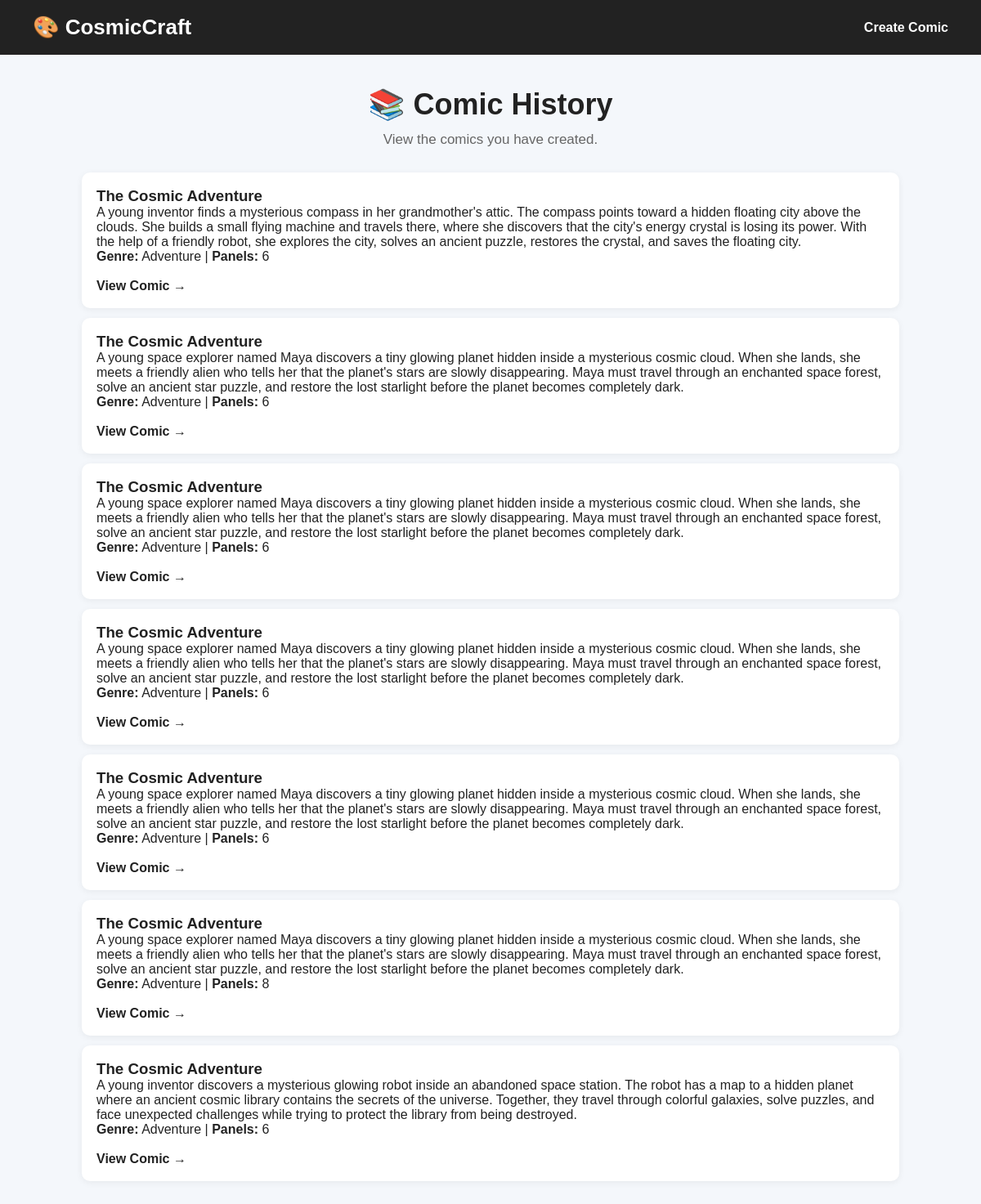
The app's page /history with its own data.
### app/models.py (models this page shows)
class Story(Base):
    __tablename__ = "stories"
    id: Mapped[int] = mapped_column(Integer, primary_key=True, index=True)
    title: Mapped[str] = mapped_column(String(200))
    prompt: Mapped[str] = mapped_column(Text)
    genre: Mapped[str] = mapped_column(String(50))
    tone: Mapped[str] = mapped_column(String(50))
    language: Mapped[str] = mapped_column(String(50))
    panel_count: Mapped[int] = mapped_column(Integer)
    final_image: Mapped[str | None] = mapped_column(String(500), nullable=True)
    created_at: Mapped[datetime] = mapped_column(
        DateTime, default=datetime.utcnow
    )
    panels: Mapped[list["Panel"]] = relationship(
        back_populates="story",
        cascade="all, delete-orphan",
    )

### app/main.py (the view)
@app.get("/history", response_class=HTMLResponse)
def history(
    request: Request,
    db: Session = Depends(get_db)
):
    stories = (
        db.query(Story)
        .order_by(Story.created_at.desc())
        .all()
    )
    return templates.TemplateResponse(
        request=request,
        name="history.html",
        context={
            "stories": stories
        }
    )

### templates/history.html (shortened to what this page needs)
<!DOCTYPE html>
<html lang="en">
<head>
    <link
        rel="stylesheet"
        href="{{ url_for('static', path='css/style.css') }}"
    >
</head>
<body>
<header class="navbar">
    <h1>🎨 CosmicCraft</h1>
    <a href="/">Create Comic</a>
</header>
<main class="container">
    <section class="hero">
        <h2>📚 Comic History</h2>
        <p>
            View the comics you have created.
        </p>
    </section>
    {% if stories %}
    <ul class="story-list">
        {% for story in stories %}
        <li>
            <h3>
                {{ story.title }}
            </h3>
            <p>
                {{ story.prompt }}
            </p>
            <p>
                <strong>Genre:</strong>
                {{ story.genre }}
                |
                <strong>Panels:</strong>
                {{ story.panel_count }}
            </p>
            <br>
            <a href="/story/{{ story.id }}">
                View Comic →
            </a>
        </li>
        {% endfor %}
    </ul>
    {% endif %}
</main>
</body>
</html>

### static/css/style.css (style rules this page uses)
* { box-sizing: border-box; margin: 0; padding: 0; }
body { font-family: Arial, sans-serif; background: #f4f7fb; color: #222; min-height: 100vh; }
.navbar { background: #222; color: white; padding: 18px 40px; display: flex; justify-content: space-between; align-items: center; }
.navbar h1 { font-size: 26px; }
.navbar a { color: white; text-decoration: none; font-weight: bold; }
.container { width: 90%; max-width: 1000px; margin: 40px auto; }
.hero { text-align: center; margin-bottom: 30px; }
.hero h2 { font-size: 36px; margin-bottom: 12px; }
.hero p { color: #666; font-size: 17px; }
.story-list { list-style: none; }
.story-list li { background: white; margin-bottom: 12px; padding: 18px; border-radius: 10px; box-shadow: 0 2px 8px rgba(0, 0, 0, 0.06); }
.story-list a { color: #222; text-decoration: none; font-weight: bold; }

### records on screen
Story: title "The Cosmic Adventure", prompt "A young inventor finds a mysterious compass in her grandmother's attic. The compass points toward a hidden floating city above the clouds. She builds a small flying machine and travels there, where she discovers that the city's energy crystal is losing its power. With the help of a friendly robot, she explores the city, solves an ancient puzzle, restores the crystal, and saves the floating city.", genre "Adventure", panel_count "6"
Story: title "The Cosmic Adventure", prompt "A young space explorer named Maya discovers a tiny glowing planet hidden inside a mysterious cosmic cloud. When she lands, she meets a friendly alien who tells her that the planet's stars are slowly disappearing. Maya must travel through an enchanted space forest, solve an ancient star puzzle, and restore the lost starlight before the planet becomes completely dark.", genre "Adventure", panel_count "6"
Story: title "The Cosmic Adventure", prompt "A young space explorer named Maya discovers a tiny glowing planet hidden inside a mysterious cosmic cloud. When she lands, she meets a friendly alien who tells her that the planet's stars are slowly disappearing. Maya must travel through an enchanted space forest, solve an ancient star puzzle, and restore the lost starlight before the planet becomes completely dark.", genre "Adventure", panel_count "6"
Story: title "The Cosmic Adventure", prompt "A young space explorer named Maya discovers a tiny glowing planet hidden inside a mysterious cosmic cloud. When she lands, she meets a friendly alien who tells her that the planet's stars are slowly disappearing. Maya must travel through an enchanted space forest, solve an ancient star puzzle, and restore the lost starlight before the planet becomes completely dark.", genre "Adventure", panel_count "6"
Story: title "The Cosmic Adventure", prompt "A young space explorer named Maya discovers a tiny glowing planet hidden inside a mysterious cosmic cloud. When she lands, she meets a friendly alien who tells her that the planet's stars are slowly disappearing. Maya must travel through an enchanted space forest, solve an ancient star puzzle, and restore the lost starlight before the planet becomes completely dark.", genre "Adventure", panel_count "6"
Story: title "The Cosmic Adventure", prompt "A young space explorer named Maya discovers a tiny glowing planet hidden inside a mysterious cosmic cloud. When she lands, she meets a friendly alien who tells her that the planet's stars are slowly disappearing. Maya must travel through an enchanted space forest, solve an ancient star puzzle, and restore the lost starlight before the planet becomes completely dark.", genre "Adventure", panel_count "8"
Story: title "The Cosmic Adventure", prompt "A young inventor discovers a mysterious glowing robot inside an abandoned space station. The robot has a map to a hidden planet where an ancient cosmic library contains the secrets of the universe. Together, they travel through colorful galaxies, solve puzzles, and face unexpected challenges while trying to protect the library from being destroyed.", genre "Adventure", panel_count "6"
